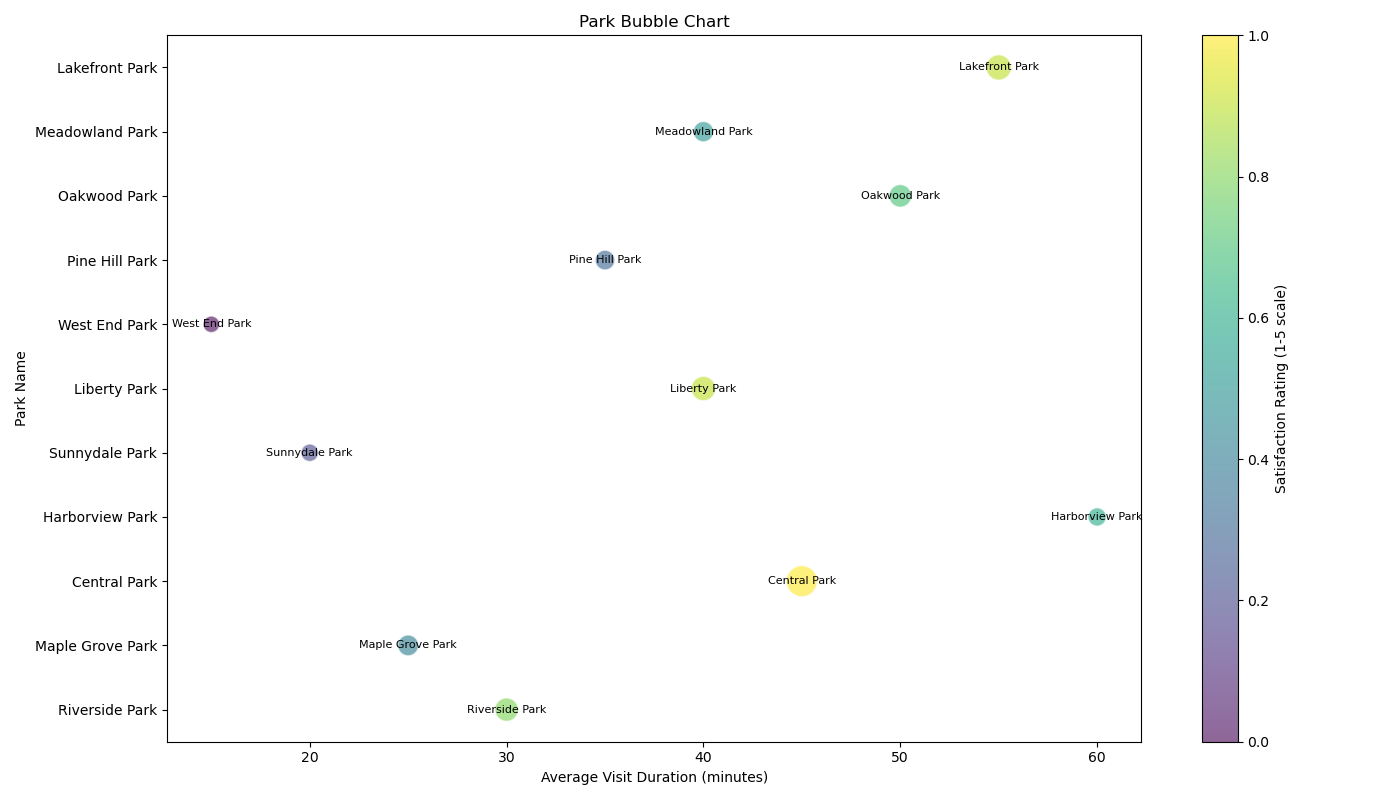

Write the Python code that produced this figure.

import matplotlib.pyplot as plt
import numpy as np

# Provided data
parks_data = [
    {'Park Name': 'Riverside Park', 'Weekday Visitors': 250, 'Average Visit Duration (minutes)': 30, 'Weekend Visitors': 800, 'Satisfaction Rating (1-5 scale)': 4.7, 'Green Space (acres)': 22},
    {'Park Name': 'Maple Grove Park', 'Weekday Visitors': 150, 'Average Visit Duration (minutes)': 25, 'Weekend Visitors': 500, 'Satisfaction Rating (1-5 scale)': 4.3, 'Green Space (acres)': 15},
    {'Park Name': 'Central Park', 'Weekday Visitors': 600, 'Average Visit Duration (minutes)': 45, 'Weekend Visitors': 2500, 'Satisfaction Rating (1-5 scale)': 4.9, 'Green Space (acres)': 50},
    {'Park Name': 'Harborview Park', 'Weekday Visitors': 100, 'Average Visit Duration (minutes)': 60, 'Weekend Visitors': 300, 'Satisfaction Rating (1-5 scale)': 4.5, 'Green Space (acres)': 8},
    {'Park Name': 'Sunnydale Park', 'Weekday Visitors': 75, 'Average Visit Duration (minutes)': 20, 'Weekend Visitors': 250, 'Satisfaction Rating (1-5 scale)': 4.1, 'Green Space (acres)': 10},
    {'Park Name': 'Liberty Park', 'Weekday Visitors': 300, 'Average Visit Duration (minutes)': 40, 'Weekend Visitors': 950, 'Satisfaction Rating (1-5 scale)': 4.8, 'Green Space (acres)': 30},
    {'Park Name': 'West End Park', 'Weekday Visitors': 50, 'Average Visit Duration (minutes)': 15, 'Weekend Visitors': 200, 'Satisfaction Rating (1-5 scale)': 3.9, 'Green Space (acres)': 5},
    {'Park Name': 'Pine Hill Park', 'Weekday Visitors': 80, 'Average Visit Duration (minutes)': 35, 'Weekend Visitors': 400, 'Satisfaction Rating (1-5 scale)': 4.2, 'Green Space (acres)': 18},
    {'Park Name': 'Oakwood Park', 'Weekday Visitors': 200, 'Average Visit Duration (minutes)': 50, 'Weekend Visitors': 700, 'Satisfaction Rating (1-5 scale)': 4.6, 'Green Space (acres)': 25},
    {'Park Name': 'Meadowland Park', 'Weekday Visitors': 120, 'Average Visit Duration (minutes)': 40, 'Weekend Visitors': 450, 'Satisfaction Rating (1-5 scale)': 4.4, 'Green Space (acres)': 12},
    {'Park Name': 'Lakefront Park', 'Weekday Visitors': 350, 'Average Visit Duration (minutes)': 55, 'Weekend Visitors': 1100, 'Satisfaction Rating (1-5 scale)': 4.8, 'Green Space (acres)': 34}
]

# Extract data for plotting
park_names = [park['Park Name'] for park in parks_data]
visit_durations = [park['Average Visit Duration (minutes)'] for park in parks_data]
weekend_visitors = [park['Weekend Visitors'] for park in parks_data]
satisfaction_ratings = [park['Satisfaction Rating (1-5 scale)'] for park in parks_data]
green_space = [park['Green Space (acres)'] for park in parks_data]

# Map satisfaction ratings to colors
satisfaction_colors = plt.cm.viridis((np.array(satisfaction_ratings) - min(satisfaction_ratings)) / (max(satisfaction_ratings) - min(satisfaction_ratings)))

# Plot bubble chart
plt.figure(figsize=(14, 8))
bubble = plt.scatter(visit_durations, park_names, s=np.sqrt(weekend_visitors)*10, c=satisfaction_colors, alpha=0.6, edgecolors='w', linewidth=1)

# Add labels for each bubble
for i, park_name in enumerate(park_names):
    plt.text(visit_durations[i], park_names[i], park_name, ha='center', va='center', size=8)

# Add color bar
cbar = plt.colorbar(bubble)
cbar.set_label('Satisfaction Rating (1-5 scale)')

# Set the title of the chart
plt.title('Park Bubble Chart')

# Set x and y axes labels
plt.xlabel('Average Visit Duration (minutes)')
plt.ylabel('Park Name')

# Improve layout
plt.tight_layout()

# Show the plot
plt.show()
